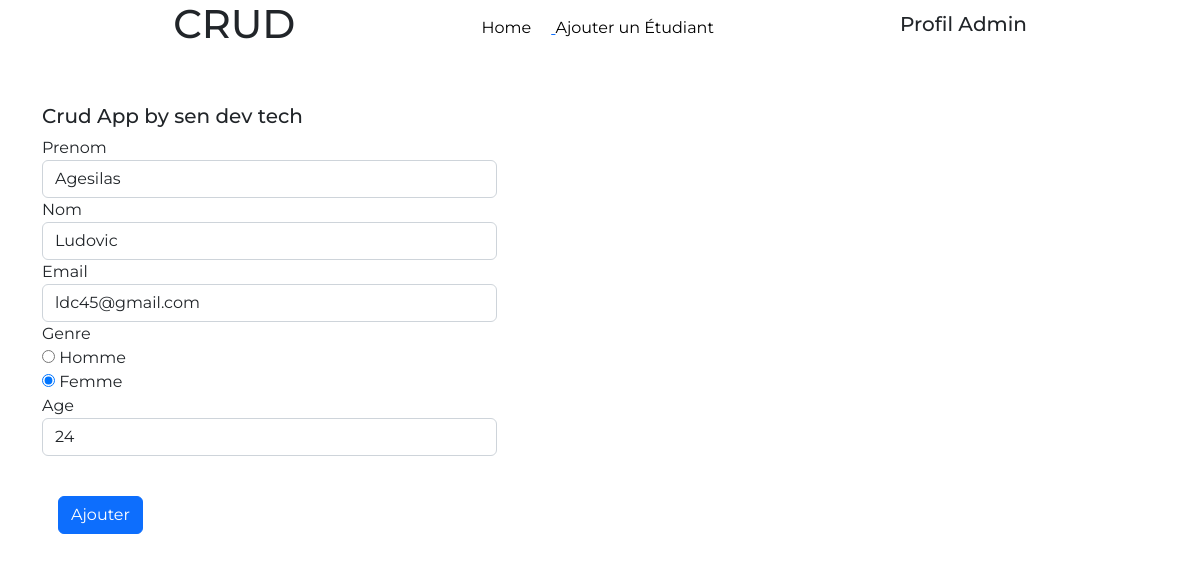
Page /update.php?id=11 on the committed database.
### tables this page shows
CREATE TABLE `etudiant` (
  `id` int(11) NOT NULL,
  `first_name` varchar(255) NOT NULL,
  `last_name` varchar(255) NOT NULL,
  `email` varchar(70) NOT NULL,
  `gender` varchar(255) NOT NULL,
  `age` varchar(255) NOT NULL
);

### update.php (the view, shortened to what this page needs)
<?php
    require_once('connect.php');
    $id = $_GET['id'];
    $selSql = "SELECT * FROM `etudiant` WHERE id=$id";
    $res = mysqli_query($con, $selSql);
    $r = mysqli_fetch_assoc($res);
?>
<!DOCTYPE html>
<html lang="fr">
<head>
    <link href="https://cdn.jsdelivr.net/npm/bootstrap@5.2.3/dist/css/bootstrap.min.css" rel="stylesheet">
    <link rel="stylesheet" href="style.css">
</head>
<body>
<?php
    include 'navbar.php';
?>
    <div class="container">
        <div class="row pt-4">
            <form action="" method="POST" class="form-horizontal col-md-6 pt-4">
                <h2>Crud App by sen dev tech</h2>
                <div class="form-group">
                    <label for="input1" class="col-sm-2 control-label">Prenom</label>
                    <div class="col-sm-10">
                        <input type="text" name="Prenom" placeholder="Prenom" class="form-control" id="input1" value="<?php echo $r['first_name']?>">
                    </div>
                </div>
                <div class="form-group">
                    <label for="input2" class="col-sm-2 control-label">Nom</label>
                    <div class="col-sm-10">
                        <input type="text" name="Nom" placeholder="Nom" class="form-control" id="input1" value="<?php echo $r['last_name']?>">
                    </div>
                </div>
                <div class="form-group">
                    <label for="input3" class="col-sm-2 control-label">Email</label>
                    <div class="col-sm-10">
                        <input type="text" name="Email" placeholder="Adresse Mail" class="form-control" id="input1" value="<?php echo $r['email']?>">
                    </div>
                </div>
                <div class="form-group">
                    <label for="input4" class="col-sm-2 control-label">Genre</label>
                    <div class="col-sm-10">
                        <label>
                                <input type="radio" name="Gender" id="optionsRadios" value="H" <?php if ($r['gender'] == 'H') {
                                    echo "checked";
                                } ?> checked> Homme
                        </label>
                    </div>
                    <div class="col-sm-10">
                        <label>
                                <input type="radio" name="Gender" id="optionsRadios" value="F"<?php if ($r['gender'] == 'F') {
                                    echo "checked";
                                } ?> checked> Femme
                        </label>
                    </div>
                </div>
                <div class="form-group">
                    <label for="input1" class="col-sm-2 control-label">Age</label>
                    <div class="col-sm-10">
                        <select name="Age" id="" class="form-control">
                            <option value="24" <?php if ($r['age'] == '24') {
                                    echo "selected";} ?>>24</option>
                        </select>
                </div>
            </div>
            <div class="pt-4">
                <input type="submit" value="Ajouter" class="btn btn-primary m-3">
            </div>
            </form>
        </div>
    </div>
</body>
</html>

### style.css (style rules this page uses)
* { box-sizing: border-box; margin: 0; padding: 0; list-style: none; font-family: 'Montserrat', sans-serif; text-decoration: none; }
h2 { font-size: 20px; }

### rows in the picture
etudiant: Prenom "Agesilas", Nom "Ludovic", Email "ldc45@gmail.com", gender "☐ Homme", gender "☑ Femme", Age "24"
